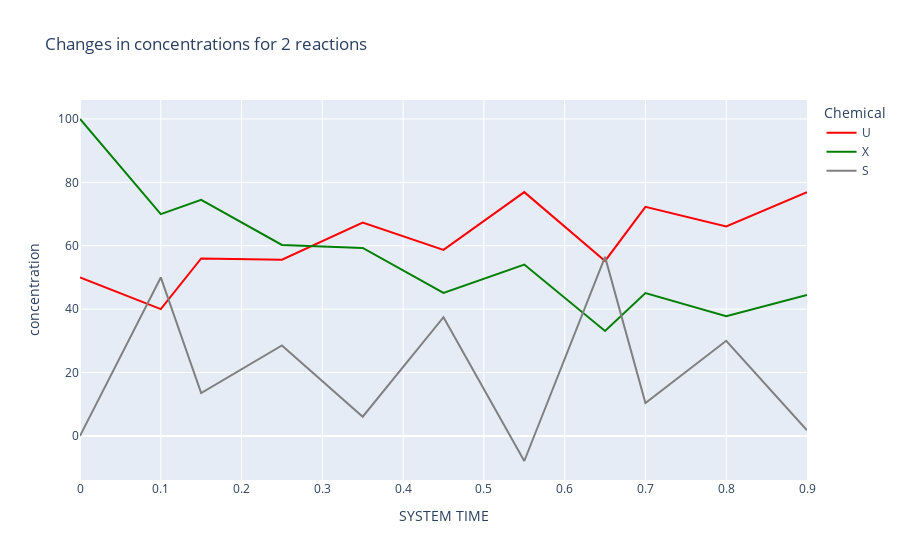

The notebook cell saved with this chart:
### Code cell
dynamics.plot_curves(colors=['red', 'green', 'gray'])

### Figure 1 — Plotly figure (JSON) as saved in the notebook; plotly's stock layout.template omitted (floating-point values rounded to 4 significant figures)
{"data": [{"hovertemplate": "Chemical=U<br>SYSTEM TIME=%{x}<br>concentration=%{y}<extra></extra>", "legendgroup": "U", "line": {"color": "red", "dash": "solid"}, "marker": {"symbol": "circle"}, "mode": "lines", "name": "U", "orientation": "v", "showlegend": true, "type": "scatter", "x": [0, 0.1, 0.15, 0.25, 0.35, 0.45, 0.55, 0.65, 0.7, 0.8, 0.9], "xaxis": "x", "y": [50, 40, 56, 55.6, 67.32, 58.7, 76.92, 55.2, 72.28, 66.11, 76.9], "yaxis": "y"}, {"hovertemplate": "Chemical=X<br>SYSTEM TIME=%{x}<br>concentration=%{y}<extra></extra>", "legendgroup": "X", "line": {"color": "green", "dash": "solid"}, "marker": {"symbol": "circle"}, "mode": "lines", "name": "X", "orientation": "v", "showlegend": true, "type": "scatter", "x": [0, 0.1, 0.15, 0.25, 0.35, 0.45, 0.55, 0.65, 0.7, 0.8, 0.9], "xaxis": "x", "y": [100, 70, 74.5, 60.25, 59.3, 45.15, 54.07, 33.1, 45.08, 37.77, 44.45], "yaxis": "y"}, {"hovertemplate": "Chemical=S<br>SYSTEM TIME=%{x}<br>concentration=%{y}<extra></extra>", "legendgroup": "S", "line": {"color": "gray", "dash": "solid"}, "marker": {"symbol": "circle"}, "mode": "lines", "name": "S", "orientation": "v", "showlegend": true, "type": "scatter", "x": [0, 0.1, 0.15, 0.25, 0.35, 0.45, 0.55, 0.65, 0.7, 0.8, 0.9], "xaxis": "x", "y": [0, 50, 13.5, 28.55, 6.055, 37.45, -7.92, 56.5, 10.36, 30.01, 1.763], "yaxis": "y"}], "layout": {"autosize": true, "legend": {"title": {"text": "Chemical"}, "tracegroupgap": 0}, "title": {"text": "Changes in concentrations for 2 reactions"}, "xaxis": {"anchor": "y", "autorange": true, "domain": [0, 1], "range": [0, 0.9], "title": {"text": "SYSTEM TIME"}, "type": "linear"}, "yaxis": {"anchor": "x", "autorange": true, "domain": [0, 1], "range": [-13.92, 106.0], "title": {"text": "concentration"}, "type": "linear"}}}
